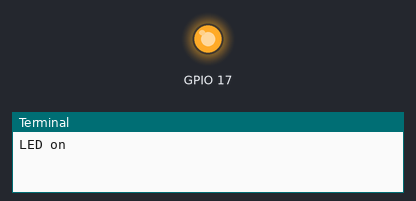
This program was run on a simulated Raspberry Pi (BCM pin numbers). Parts: output pins drawn as LEDs (lit = HIGH), the last lines printed to the terminal. At 6.0 s the program stops and its outputs stay as they are.

Above: at 0.1 s.
At 3.1 s:
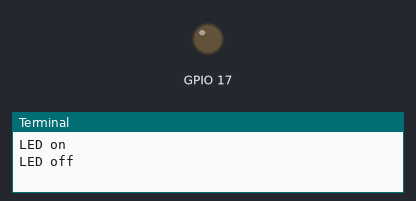
Timing chart, 0 to 4.6 s (numbered marks = the images above):
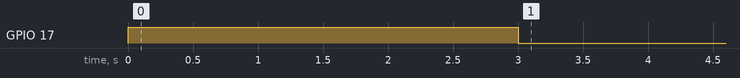

Measured:
- by itself, GPIO 17: LOW → HIGH at 0.00 s, → LOW 3.0 s later

The program:

blink.py
```python
import RPi.GPIO as GPIO
import time
from time import sleep
GPIO.setwarnings(False)
GPIO.setmode(GPIO.BCM)
GPIO.setup(17,GPIO.OUT)


print("LED on")
GPIO.output(17,GPIO.HIGH)
time.sleep(3)
print ("LED off")
GPIO.output(17,GPIO.LOW)
time.sleep(3)

GPIO.cleanup()
```
